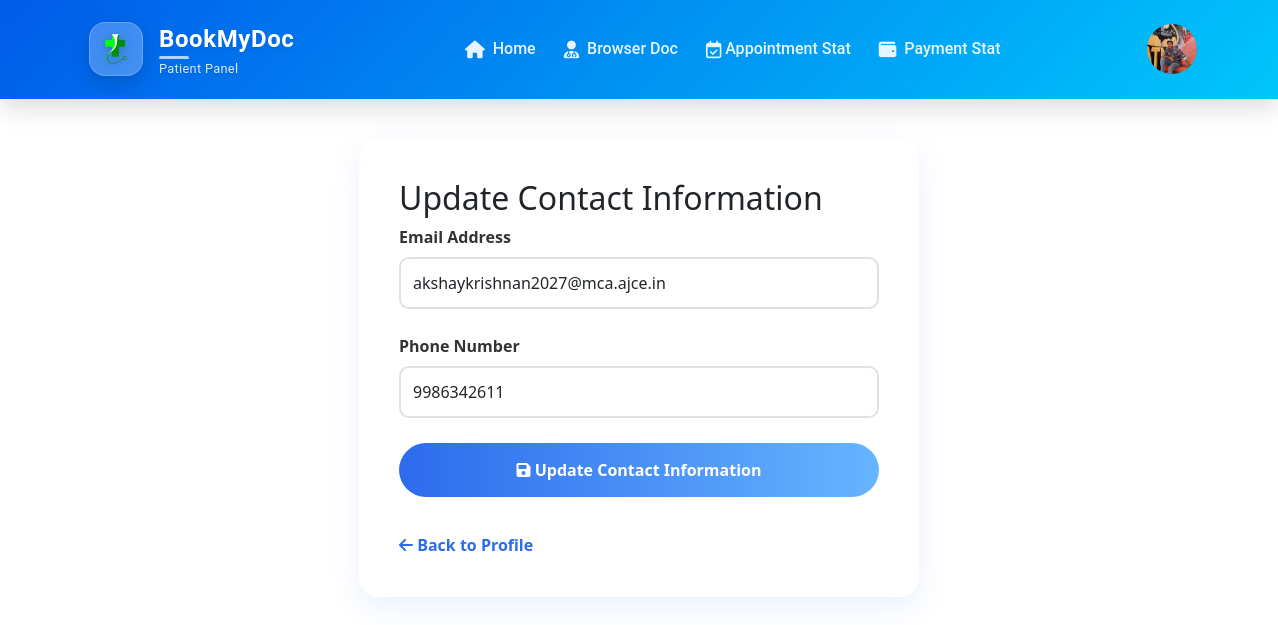
Page /patientcontactinfo.php (signed in) on the committed database.
### tables this page shows
CREATE TABLE `patientreg` (
  `id` int(11) NOT NULL,
  `name` varchar(255) NOT NULL,
  `phone` varchar(10) NOT NULL,
  `email` varchar(255) NOT NULL,
  `password` varchar(255) NOT NULL,
  `profile_pic` varchar(255) DEFAULT NULL,
  `age` int(11) DEFAULT NULL,
  `dob` date DEFAULT NULL,
  `gender` varchar(10) DEFAULT NULL,
  `medical_records` varchar(255) DEFAULT NULL,
  `action` enum('enabled','disabled') NOT NULL DEFAULT 'enabled'
);

### patientcontactinfo.php (the view, shortened to what this page needs)
<?php
include('patientheader2.php');
$servername = "localhost";
$username = "root";
$password = "";
$dbname = "bookmydoc";
$conn = new mysqli($servername, $username, $password, $dbname);
$patient_id = $_SESSION['id'];
$stmt = $conn->prepare("SELECT email, phone FROM patientreg WHERE id = ?");
$stmt->bind_param("i", $patient_id);
$stmt->execute();
$result = $stmt->get_result();
$patient = $result->fetch_assoc();
?>
<!DOCTYPE html>
<html lang="en">
<head>
    <link href="https://cdnjs.cloudflare.com/ajax/libs/font-awesome/6.0.0/css/all.min.css" rel="stylesheet">
</head>
<body>
    <div class="container2">
        <div class="contact-card">
            <h2>Update Contact Information</h2>
            <form method="POST">
                <div class="form-group">
                    <label for="email">Email Address</label>
                    <input type="email"
                           id="email"
                           name="email"
                           class="form-control"
                           value="<?php echo htmlspecialchars($patient['email']); ?>"
                           required>
                </div>
                <div class="form-group">
                    <label for="phone">Phone Number</label>
                    <input type="tel"
                           id="phone"
                           name="phone"
                           class="form-control"
                           value="<?php echo htmlspecialchars($patient['phone']); ?>"
                           pattern="[0-9]{10}"
                           title="Please enter a valid 10-digit phone number"
                           required>
                </div>
                <button type="submit" class="submit-btn">
                    <i class="fas fa-save"></i> Update Contact Information
                </button>
            </form>
            <a href="patientupdatebutton.php" class="back-btn">
                <i class="fas fa-arrow-left"></i> Back to Profile
            </a>
        </div>
    </div>
</body>
</html>

### patientheader2.php (shortened to what this page needs)
<?php
include 'db_connection.php';
$patientId = $_SESSION['id'];
$query = "SELECT profile_pic FROM patientreg WHERE id = '$patientId'";
$result = mysqli_query($conn, $query);
$row = mysqli_fetch_assoc($result);
$profilePic = !empty($row['profile_pic']) ? $row['profile_pic'] : 'default-profile.png';
?>
<header>
    <nav class="navbar navbar-expand-lg navbar-dark">
    <link href="https://cdn.jsdelivr.net/npm/bootstrap@5.3.0/dist/css/bootstrap.min.css" rel="stylesheet">
    <link rel="stylesheet" href="https://cdnjs.cloudflare.com/ajax/libs/font-awesome/6.0.0/css/all.min.css">
        <div class="container">
            <a class="navbar-brand d-flex align-items-center" href="patientprofile.php">
                <div class="logo-container me-3">
                    <img src="images/logo.png" alt="Logo" class="logo-image">
                </div>
                <div class="brand-text">
                    <strong>BookMyDoc</strong>
                    <span class="tagline">Patient Panel</span>
                </div>
            </a>
            <div class="collapse navbar-collapse" id="navbarNav">
                <ul class="navbar-nav mx-auto">
                    <li class="nav-item">
                        <a class="nav-link" href="patientprofile.php">
                            <i class="fas fa-home me-1"></i> Home
                        </a>
                    </li>
                    <li class="nav-item">
                        <a class="nav-link" href="browsedoct.php">
                            <i class="fas fa-user-md me-1"></i> Browser Doc
                        </a>
                    </li>
                    <li class="nav-item">
                        <a class="nav-link" href="appointmentstat.php">
                            <i class="far fa-calendar-check me-1"></i>Appointment Stat
                        </a>
                    </li>
                    <li class="nav-item">
    <a class="nav-link" href="paymenthistory.php">
        <i class="fas fa-wallet me-1"></i> Payment Stat
    </a>
</li>
                </ul>
                <div class="nav-right d-flex align-items-center">
                <div class="nav-right d-flex align-items-center">
    <div class="dropdown">
        <a class="nav-link user-profile-dropdown" href="#" role="button" data-bs-toggle="dropdown" aria-expanded="false">
        <img src="<?php echo $profilePic; ?>" onerror="this.onerror=null; this.src='images/profilepicdoct.jpg';" class="profile-pic" />
        </a>
    </div>
</div>
</div>
            </div>
        </div>
    </nav>
</header>

### patientheader2.php (style rules this page uses)
header { font-family: 'Roboto', sans-serif; }
.navbar { background: linear-gradient(135deg, #005bea, #00c6fb); padding: 1rem; box-shadow: 0 8px 25px rgba(0,0,0,0.15); position: relative; z-index: 100; }
.navbar::before { content: ''; position: absolute; top: 0; left: 0; right: 0; bottom: 0; opacity: 0.8; z-index: -1; border-bottom-left-radius: 18px; border-bottom-right-radius: 18px; }
.logo-container { background: rgba(255,255,255,0.25); border-radius: 16px; width: 54px; height: 54px; display: flex; align-items: center; justify-content: center; padding: 10px; box-shadow: 0 8px 20px rgba(0,0,0,0.15); backdrop-filter: blur(8px); -webkit-backdrop-filter: blur(8px); border: 1px solid rgba(255,255,255,0.2); transition: all 0.5s cubic-bezier(0.175, 0.885, 0.32, 1.275); }
.logo-image { max-width: 100%; height: auto; filter: drop-shadow(0 2px 5px rgba(0,0,0,0.2)); }
.navbar-brand { transition: all 0.4s ease; padding: 0.3rem 0.5rem; border-radius: 12px; }
.brand-text { display: flex; flex-direction: column; text-shadow: 0 2px 4px rgba(0,0,0,0.1); }
.brand-text strong { font-size: 1.5rem; font-weight: 700; color: white; letter-spacing: 0.6px; position: relative; }
.brand-text strong::after { content: ''; position: absolute; bottom: -2px; left: 0; width: 30px; height: 3px; background: rgba(255,255,255,0.7); border-radius: 10px; }
.tagline { font-size: 0.8rem; color: rgba(255,255,255,0.85); letter-spacing: 0.3px; margin-top: 2px; }
.navbar-nav .nav-item { position: relative; margin: 0 6px; }
.navbar-nav .nav-link { color: rgba(255,255,255,0.9); font-weight: 500; padding: 0.8rem 1.2rem; border-radius: 12px; transition: all 0.4s cubic-bezier(0.25, 0.46, 0.45, 0.94); position: relative; overflow: hidden; z-index: 1; }
.navbar-nav .nav-link::before { content: ''; position: absolute; top: 100%; left: 0; width: 100%; height: 100%; background: rgba(255,255,255,0.15); transition: all 0.3s ease; z-index: -1; border-radius: 12px; }
.navbar-nav .nav-link i { transition: all 0.3s ease; font-size: 1.1rem; vertical-align: middle; }
.profile-pic { width: 50px; height: 50px; border-radius: 50%; object-fit: cover; }

### patientcontactinfo.php (style rules this page uses)
:root { --primary-color: #2c6bed; --secondary-color: #66b5ff; --accent-color: #ff6b6b; --background-color: #f5f9ff; --card-background: #ffffff; --text-color: #333333; --text-muted: #6c757d; --border-radius: 20px; --box-shadow: 0 10px 30px rgba(44, 107, 237, 0.1); }
.container2 { max-width: 600px; margin: 40px auto; padding: 0 20px; }
.contact-card { background: var(--card-background); border-radius: var(--border-radius); box-shadow: var(--box-shadow); padding: 40px; }
.form-group { margin-bottom: 25px; }
.form-group label { display: block; margin-bottom: 8px; color: var(--text-color); font-weight: 600; }
.form-control { width: 100%; padding: 12px; border: 2px solid #e1e1e1; border-radius: 10px; font-size: 16px; transition: border-color 0.3s ease; }
.submit-btn { background: linear-gradient(to right, var(--primary-color), var(--secondary-color)); color: white; border: none; padding: 15px 40px; border-radius: 30px; cursor: pointer; font-weight: 600; transition: all 0.3s ease; width: 100%; }
.back-btn { display: inline-block; text-decoration: none; color: var(--primary-color); margin-top: 20px; font-weight: 600; transition: color 0.3s ease; }

### rows in the picture
patientreg: profile_pic (picture), email "akshaykrishnan2027@mca.ajce.in", phone "9986342611"
